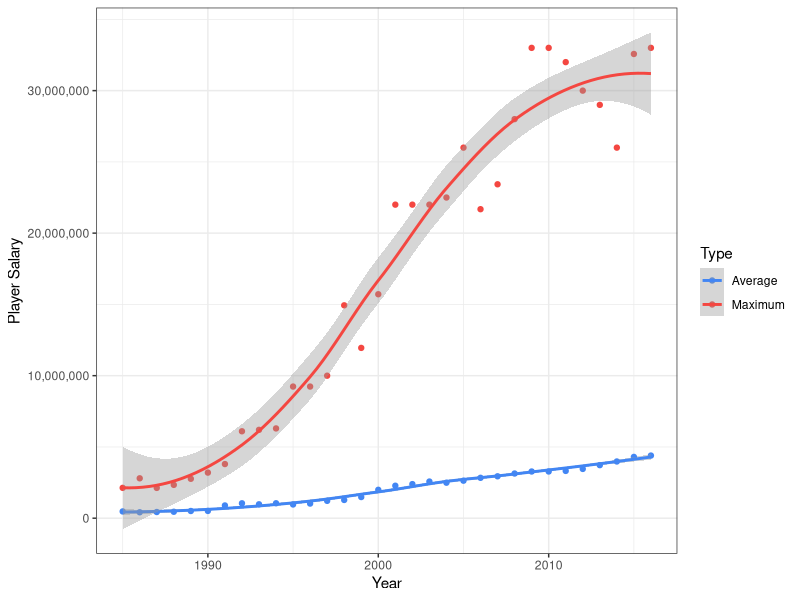
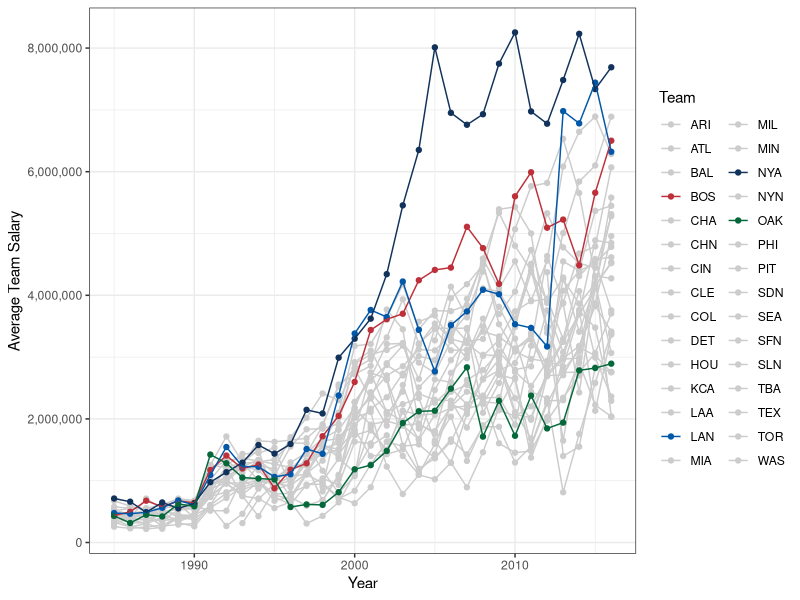

Reproduce these figures in R, in order.
## ---- chunk 1
library(here)
library(tidyverse)
library(scales)

theme_set(theme_bw())

knitr::opts_chunk$set(echo = TRUE)
## ---- chunk 2
teams <- read_csv(here('teams.csv'))
salaries <- read_csv(here('salaries.csv'))
## ---- chunk 3
teams_old <- teams %>%
  filter(1985 <= yearID & yearID <= 1998) %>%
  mutate(winPercentage = W / (W + L) * 1000) %>%
  mutate(normalizedYear = yearID - 1985)

salaries_old <- salaries %>%
  filter(1985 <= yearID & yearID <= 1998) %>%
  mutate(salaryMil = salary / 1000000)
## ---- chunk 4
teams_old <- teams_old %>%
  inner_join(salaries_old) %>%
  group_by(yearID, teamID, G, W, L, winPercentage, normalizedYear) %>%
  summarize(totalSalaryMil = sum(salaryMil))
## ---- chunk 5
salaries_old <- salaries_old %>% 
  inner_join(teams_old) %>%
  mutate(salaryShare = salaryMil / totalSalaryMil * 100) %>%
  mutate(salaryShareSquared = salaryShare ^ 2) %>%
  select(yearID, teamID, playerID, salary, salaryShare, salaryShareSquared)
## ---- chunk 6
teams_old <- teams_old %>%
  inner_join(salaries_old) %>%
  group_by(yearID, teamID, G, W, L, winPercentage, totalSalaryMil, normalizedYear) %>%
  summarize(HHI = sum(salaryShareSquared))
## ---- chunk 7
summary(teams_old$winPercentage)
summary(teams_old$totalSalaryMil)
summary(teams_old$HHI)
## ---- chunk 8
linear_fixed_old <- lm(formula = winPercentage ~ totalSalaryMil + HHI + normalizedYear + teamID + 0,
                       data = teams_old)
summary(linear_fixed_old)$coefficients
## ---- chunk 9
linear_random_old <- lm(formula = winPercentage ~ totalSalaryMil + HHI + normalizedYear,
                        data = teams_old)
summary(linear_random_old)$coefficients
## ---- chunk 10
log_log_fixed_old <- lm(formula = log(winPercentage) ~ log(totalSalaryMil) + log(HHI) + normalizedYear + teamID + 0,
                        data = teams_old)
summary(log_log_fixed_old)$coefficients
## ---- chunk 11
log_log_random_old <- lm(formula = log(winPercentage) ~ log(totalSalaryMil) + log(HHI) + normalizedYear,
                         data = teams_old)
summary(log_log_random_old)$coefficients
## ---- chunk 12
teams_new <- teams %>%
  filter(1999 <= yearID & yearID <= 2016) %>%
  mutate(winPercentage = W / (W + L) * 1000) %>%
  mutate(normalizedYear = yearID - 1985)

salaries_new <- salaries %>%
  filter(1999 <= yearID & yearID <= 2016) %>%
  mutate(salaryMil = salary / 1000000)
## ---- chunk 13
salary_vs_time <- salaries %>%
  group_by(yearID) %>%
  summarize(avg = mean(salary), max = max(salary))

ggplot(data = salary_vs_time) +
  geom_point(aes(x = yearID, y = avg, color = 'Average')) +
  geom_smooth(aes(x = yearID, y = avg, color = 'Average')) + 
  geom_point(aes(x = yearID, y = max, color = 'Maximum')) + 
  geom_smooth(aes(x = yearID, y = max, color = 'Maximum')) +
  scale_color_manual(values = c('#4286f4', '#f44741')) +
  scale_y_continuous(labels = comma) + 
  labs(color = 'Type') +
  xlab('Year') +
  ylab('Player Salary')
## ---- chunk 14
current_teamIDs <- c('ARI', 'ATL', 'BAL', 'BOS', 'CHA', 'CHN', 'CIN', 'CLE', 'COL', 'DET',
                     'HOU', 'KCA', 'LAA', 'LAN', 'MIA', 'MIL', 'MIN', 'NYA', 'NYN', 'OAK',
                     'PHI', 'PIT', 'SDN', 'SEA', 'SFN', 'SLN', 'TBA', 'TEX', 'TOR', 'WAS')
team_colors <- c('#cccccc', '#cccccc', '#cccccc', '#BD3039', '#cccccc',
                 '#cccccc', '#cccccc', '#cccccc', '#cccccc', '#cccccc',
                 '#cccccc', '#cccccc', '#cccccc', '#0157a8', '#cccccc',
                 '#cccccc', '#cccccc', '#11325b', '#cccccc', '#04683b',
                 '#cccccc', '#cccccc', '#cccccc', '#cccccc', '#cccccc',
                 '#cccccc', '#cccccc', '#cccccc', '#cccccc', '#cccccc')
colored_teamIDs <- c('BOS', 'LAN', 'NYA', 'OAK')

team_salary_vs_time <- salaries %>%
  filter(teamID %in% current_teamIDs) %>%
  group_by(yearID, teamID) %>%
  summarize(avg = mean(salary)) %>%
  mutate(flag = teamID %in% colored_teamIDs)

underlay_data <- filter(team_salary_vs_time, !flag)
overlay_data <- filter(team_salary_vs_time, flag)

ggplot() +
  geom_point(data = underlay_data, aes(x = yearID, y = avg, color = teamID)) +
  geom_line(data = underlay_data, aes(x = yearID, y = avg, color = teamID)) +
  geom_point(data = overlay_data, aes(x = yearID, y = avg, color = teamID)) +
  geom_line(data = overlay_data, aes(x = yearID, y = avg, color = teamID)) +
  scale_y_continuous(labels = comma) + 
  scale_color_manual(values = team_colors) +
  labs(color = 'Team') +
  xlab('Year') +
  ylab('Average Team Salary')
## ---- chunk 15

## ---- chunk 16

## ---- chunk 17
# TODO: plot distribution of win percentage, total salary, HHI
## ---- chunk 18
# TODO: plot distribution of win percentage, total salary, HHI
## ---- chunk 19

## ---- chunk 20

## ---- chunk 21

## ---- chunk 22
